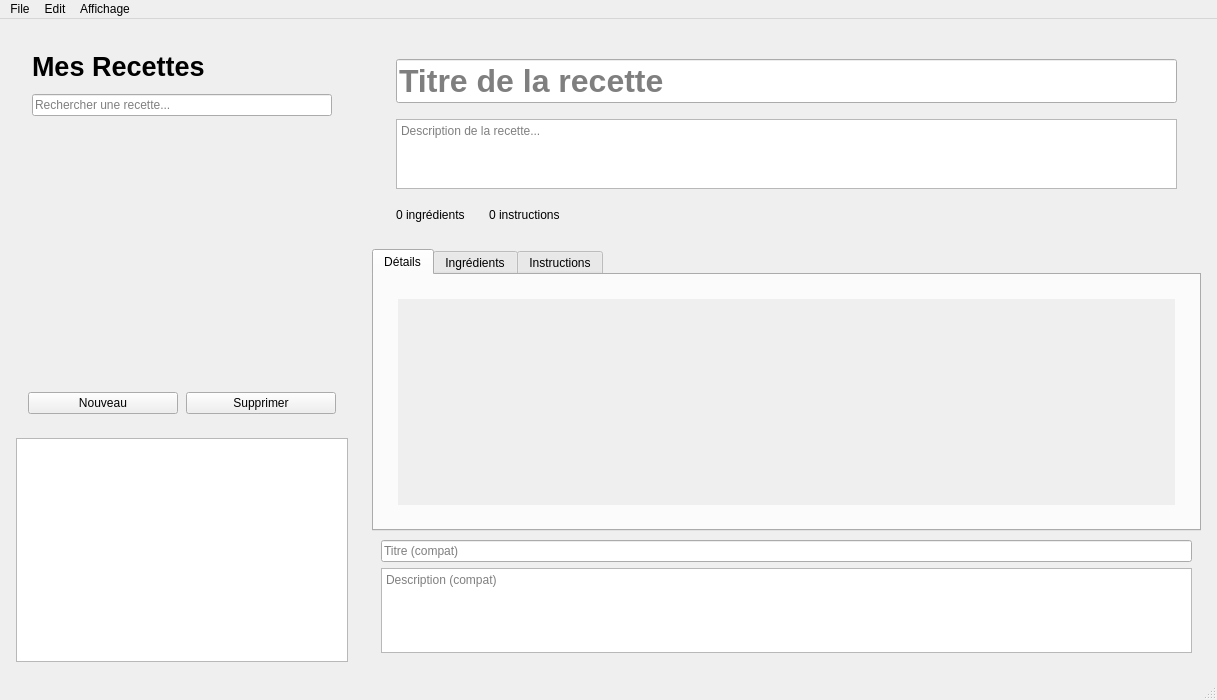
<?xml version="1.0" encoding="UTF-8"?>
<ui version="4.0">
 <class>MainWindow</class>
 <widget class="QMainWindow" name="MainWindow">
  <property name="geometry">
   <rect>
    <x>0</x>
    <y>0</y>
    <width>1217</width>
    <height>700</height>
   </rect>
  </property>
  <property name="windowTitle">
   <string>Mes Recettes</string>
  </property>
  <widget class="QWidget" name="centralwidget">
   <layout class="QHBoxLayout" name="horizontalLayout" stretch="2,5">
    <property name="spacing">
     <number>24</number>
    </property>
    <property name="leftMargin">
     <number>16</number>
    </property>
    <property name="topMargin">
     <number>16</number>
    </property>
    <property name="rightMargin">
     <number>16</number>
    </property>
    <property name="bottomMargin">
     <number>16</number>
    </property>
    <item>
     <!-- Left Sidebar: Recipe List -->
     <widget class="QWidget" name="recipeListWidget">
      <property name="minimumSize">
       <size>
        <width>320</width>
        <height>0</height>
       </size>
      </property>
      <layout class="QVBoxLayout" name="verticalLayout_2">
       <property name="spacing">
        <number>12</number>
       </property>
       <property name="leftMargin">
        <number>0</number>
       </property>
       <property name="topMargin">
        <number>0</number>
       </property>
       <property name="rightMargin">
        <number>0</number>
       </property>
       <property name="bottomMargin">
        <number>0</number>
       </property>
       <item>
        <layout class="QVBoxLayout" name="headerLayout">
         <property name="spacing">
          <number>12</number>
         </property>
         <property name="leftMargin">
          <number>16</number>
         </property>
         <property name="topMargin">
          <number>16</number>
         </property>
         <property name="rightMargin">
          <number>16</number>
         </property>
         <property name="bottomMargin">
          <number>16</number>
         </property>
         <item>
          <widget class="QLabel" name="sidebarTitle">
           <property name="font">
            <font>
             <pointsize>20</pointsize>
             <bold>true</bold>
            </font>
           </property>
           <property name="text">
            <string>Mes Recettes</string>
           </property>
          </widget>
         </item>
         <item>
          <widget class="QLineEdit" name="searchLineEdit">
           <property name="placeholderText">
            <string>Rechercher une recette...</string>
           </property>
          </widget>
         </item>
        </layout>
       </item>
       <item>
        <widget class="QScrollArea" name="recipeScrollArea">
         <property name="frameShape">
          <enum>QFrame::Shape::NoFrame</enum>
         </property>
         <property name="widgetResizable">
          <bool>true</bool>
         </property>
         <widget class="QWidget" name="recipeListContainer">
          <property name="geometry">
           <rect>
            <x>0</x>
            <y>0</y>
            <width>308</width>
            <height>550</height>
           </rect>
          </property>
          <layout class="QVBoxLayout" name="recipeListLayout">
           <property name="spacing">
            <number>8</number>
           </property>
           <property name="leftMargin">
            <number>12</number>
           </property>
           <property name="topMargin">
            <number>8</number>
           </property>
           <property name="rightMargin">
            <number>12</number>
           </property>
           <property name="bottomMargin">
            <number>8</number>
           </property>
           <item>
            <spacer name="verticalSpacer">
             <property name="orientation">
              <enum>Qt::Orientation::Vertical</enum>
             </property>
             <property name="sizeHint" stdset="0">
              <size>
               <width>20</width>
               <height>40</height>
              </size>
             </property>
            </spacer>
           </item>
          </layout>
         </widget>
        </widget>
       </item>
       <item>
        <layout class="QHBoxLayout" name="footerLayout">
         <property name="spacing">
          <number>8</number>
         </property>
         <property name="leftMargin">
          <number>12</number>
         </property>
         <property name="topMargin">
          <number>12</number>
         </property>
         <property name="rightMargin">
          <number>12</number>
         </property>
         <property name="bottomMargin">
          <number>12</number>
         </property>
         <item>
          <widget class="QPushButton" name="btnAddRecipe">
           <property name="text">
            <string>Nouveau</string>
           </property>
          </widget>
         </item>
         <item>
          <widget class="QPushButton" name="btnDeleteRecipe">
           <property name="text">
            <string>Supprimer</string>
           </property>
          </widget>
         </item>
        </layout>
       </item>
       <item>
        <!-- AJOUT: TableView pour compatibilité avec le code existant -->
        <widget class="QTableView" name="tableViewRecettes">
         <property name="visible">
          <bool>false</bool>
         </property>
        </widget>
       </item>
      </layout>
     </widget>
    </item>
    <item>
     <!-- Right Side: Recipe Details -->
     <widget class="QWidget" name="detailWidget">
      <layout class="QVBoxLayout" name="detailLayout">
       <property name="spacing">
        <number>0</number>
       </property>
       <property name="leftMargin">
        <number>0</number>
       </property>
       <property name="topMargin">
        <number>0</number>
       </property>
       <property name="rightMargin">
        <number>0</number>
       </property>
       <property name="bottomMargin">
        <number>0</number>
       </property>
       <item>
        <!-- Header with title and description -->
        <layout class="QVBoxLayout" name="detailHeaderLayout">
         <property name="spacing">
          <number>16</number>
         </property>
         <property name="leftMargin">
          <number>24</number>
         </property>
         <property name="topMargin">
          <number>24</number>
         </property>
         <property name="rightMargin">
          <number>24</number>
         </property>
         <property name="bottomMargin">
          <number>24</number>
         </property>
         <item>
          <widget class="QLineEdit" name="recipeTitleEdit">
           <property name="font">
            <font>
             <pointsize>24</pointsize>
             <bold>true</bold>
            </font>
           </property>
           <property name="placeholderText">
            <string>Titre de la recette</string>
           </property>
          </widget>
         </item>
         <item>
          <widget class="QTextEdit" name="recipeDescriptionEdit">
           <property name="maximumSize">
            <size>
             <width>16777215</width>
             <height>100</height>
            </size>
           </property>
           <property name="placeholderText">
            <string>Description de la recette...</string>
           </property>
          </widget>
         </item>
         <item>
          <widget class="QWidget" name="recipeStatsWidget" native="true">
           <layout class="QHBoxLayout" name="statsLayout">
            <property name="spacing">
             <number>24</number>
            </property>
            <property name="leftMargin">
             <number>0</number>
            </property>
            <property name="topMargin">
             <number>0</number>
            </property>
            <property name="rightMargin">
             <number>0</number>
            </property>
            <property name="bottomMargin">
             <number>0</number>
            </property>
            <item>
             <widget class="QLabel" name="timeLabel">
              <property name="text">
               <string>0 ingrédients</string>
              </property>
             </widget>
            </item>
            <item>
             <widget class="QLabel" name="servingsLabel">
              <property name="text">
               <string>0 instructions</string>
              </property>
             </widget>
            </item>
            <item>
             <spacer name="horizontalSpacer">
              <property name="orientation">
               <enum>Qt::Orientation::Horizontal</enum>
              </property>
              <property name="sizeHint" stdset="0">
               <size>
                <width>40</width>
                <height>20</height>
               </size>
              </property>
             </spacer>
            </item>
           </layout>
          </widget>
         </item>
        </layout>
       </item>
       <item>
        <!-- Tabs -->
        <widget class="QTabWidget" name="recipeTabs">
         <property name="currentIndex">
          <number>0</number>
         </property>
         <widget class="QWidget" name="detailsTab">
          <attribute name="title">
           <string>Détails</string>
          </attribute>
          <layout class="QVBoxLayout" name="detailsTabLayout">
           <property name="spacing">
            <number>0</number>
           </property>
           <property name="leftMargin">
            <number>24</number>
           </property>
           <property name="topMargin">
            <number>24</number>
           </property>
           <property name="rightMargin">
            <number>24</number>
           </property>
           <property name="bottomMargin">
            <number>24</number>
           </property>
           <item>
            <widget class="QScrollArea" name="detailsScrollArea">
             <property name="frameShape">
              <enum>QFrame::Shape::NoFrame</enum>
             </property>
             <property name="widgetResizable">
              <bool>true</bool>
             </property>
             <widget class="QWidget" name="detailsContent">
              <property name="geometry">
               <rect>
                <x>0</x>
                <y>0</y>
                <width>775</width>
                <height>459</height>
               </rect>
              </property>
              <layout class="QVBoxLayout" name="detailsContentLayout">
               <property name="spacing">
                <number>24</number>
               </property>
               <item>
                <spacer name="verticalSpacer_2">
                 <property name="orientation">
                  <enum>Qt::Orientation::Vertical</enum>
                 </property>
                 <property name="sizeHint" stdset="0">
                  <size>
                   <width>20</width>
                   <height>40</height>
                  </size>
                 </property>
                </spacer>
               </item>
              </layout>
             </widget>
            </widget>
           </item>
          </layout>
         </widget>
         <widget class="QWidget" name="ingredientsTab">
          <attribute name="title">
           <string>Ingrédients</string>
          </attribute>
          <layout class="QVBoxLayout" name="ingredientsTabLayout">
           <property name="spacing">
            <number>0</number>
           </property>
           <property name="leftMargin">
            <number>24</number>
           </property>
           <property name="topMargin">
            <number>24</number>
           </property>
           <property name="rightMargin">
            <number>24</number>
           </property>
           <property name="bottomMargin">
            <number>24</number>
           </property>
           <item>
            <widget class="QScrollArea" name="ingredientsScrollArea">
             <property name="frameShape">
              <enum>QFrame::Shape::NoFrame</enum>
             </property>
             <property name="widgetResizable">
              <bool>true</bool>
             </property>
             <widget class="QWidget" name="ingredientsContent">
              <property name="geometry">
               <rect>
                <x>0</x>
                <y>0</y>
                <width>775</width>
                <height>430</height>
               </rect>
              </property>
              <layout class="QVBoxLayout" name="ingredientsContentLayout">
               <property name="spacing">
                <number>8</number>
               </property>
               <item>
                <spacer name="verticalSpacer_3">
                 <property name="orientation">
                  <enum>Qt::Orientation::Vertical</enum>
                 </property>
                 <property name="sizeHint" stdset="0">
                  <size>
                   <width>20</width>
                   <height>40</height>
                  </size>
                 </property>
                </spacer>
               </item>
              </layout>
             </widget>
            </widget>
           </item>
           <item>
            <widget class="QPushButton" name="btnAddIngredient">
             <property name="text">
              <string>Ajouter un ingrédient</string>
             </property>
            </widget>
           </item>
           <!-- AJOUT: Widgets pour compatibilité -->
           <item>
            <widget class="QWidget" name="tab1" native="true">
             <property name="visible">
              <bool>false</bool>
             </property>
             <layout class="QVBoxLayout" name="verticalLayout_6">
              <item>
               <widget class="QTableView" name="ingredientTable">
                <property name="visible">
                 <bool>false</bool>
                </property>
               </widget>
              </item>
             </layout>
            </widget>
           </item>
          </layout>
         </widget>
         <widget class="QWidget" name="instructionsTab">
          <attribute name="title">
           <string>Instructions</string>
          </attribute>
          <layout class="QVBoxLayout" name="instructionsTabLayout">
           <property name="spacing">
            <number>0</number>
           </property>
           <property name="leftMargin">
            <number>24</number>
           </property>
           <property name="topMargin">
            <number>24</number>
           </property>
           <property name="rightMargin">
            <number>24</number>
           </property>
           <property name="bottomMargin">
            <number>24</number>
           </property>
           <item>
            <widget class="QScrollArea" name="instructionsScrollArea">
             <property name="frameShape">
              <enum>QFrame::Shape::NoFrame</enum>
             </property>
             <property name="widgetResizable">
              <bool>true</bool>
             </property>
             <widget class="QWidget" name="instructionsContent">
              <property name="geometry">
               <rect>
                <x>0</x>
                <y>0</y>
                <width>775</width>
                <height>430</height>
               </rect>
              </property>
              <layout class="QVBoxLayout" name="instructionsContentLayout">
               <property name="spacing">
                <number>12</number>
               </property>
               <item>
                <spacer name="verticalSpacer_4">
                 <property name="orientation">
                  <enum>Qt::Orientation::Vertical</enum>
                 </property>
                 <property name="sizeHint" stdset="0">
                  <size>
                   <width>20</width>
                   <height>40</height>
                  </size>
                 </property>
                </spacer>
               </item>
              </layout>
             </widget>
            </widget>
           </item>
           <item>
            <widget class="QPushButton" name="btnAddInstruction">
             <property name="text">
              <string>Ajouter une instruction</string>
             </property>
            </widget>
           </item>
           <!-- AJOUT: Widgets pour compatibilité -->
           <item>
            <widget class="QWidget" name="tab2" native="true">
             <property name="visible">
              <bool>false</bool>
             </property>
             <layout class="QVBoxLayout" name="verticalLayout_7">
              <item>
               <widget class="QListWidget" name="instructionList">
                <property name="visible">
                 <bool>false</bool>
                </property>
               </widget>
              </item>
              <item>
               <widget class="QWidget" name="navigation" native="true">
                <property name="visible">
                 <bool>false</bool>
                </property>
               </widget>
              </item>
              <item>
               <widget class="QWidget" name="widget" native="true">
                <property name="visible">
                 <bool>false</bool>
                </property>
               </widget>
              </item>
             </layout>
            </widget>
           </item>
          </layout>
         </widget>
        </widget>
       </item>
       <!-- AJOUT: Widgets cachés pour compatibilité avec onRecetteSelectionChanged -->
       <item>
        <widget class="QWidget" name="hiddenCompatibilityWidget" native="true">
         <property name="visible">
          <bool>false</bool>
         </property>
         <layout class="QVBoxLayout" name="verticalLayout_8">
          <item>
           <widget class="QLineEdit" name="titleLineEdit">
            <property name="placeholderText">
             <string>Titre (compat)</string>
            </property>
           </widget>
          </item>
          <item>
           <widget class="QTextEdit" name="descriptionTextEdit">
            <property name="placeholderText">
             <string>Description (compat)</string>
            </property>
           </widget>
          </item>
         </layout>
        </widget>
       </item>
      </layout>
     </widget>
    </item>
   </layout>
  </widget>
  <widget class="QStatusBar" name="statusbar"/>
  <widget class="QMenuBar" name="menuBar">
   <property name="geometry">
    <rect>
     <x>0</x>
     <y>0</y>
     <width>1217</width>
     <height>25</height>
    </rect>
   </property>
   <widget class="QMenu" name="menuFile">
    <property name="title">
     <string>File</string>
    </property>
    <addaction name="actionNouveau"/>
    <addaction name="actionOuvrir"/>
    <addaction name="actionSauvegarder"/>
    <addaction name="actionExporter"/>
    <addaction name="separator"/>
    <addaction name="actionQuitter"/>
   </widget>
   <widget class="QMenu" name="menuEdit">
    <property name="title">
     <string>Edit</string>
    </property>
    <addaction name="actionEdit"/>
    <addaction name="actionDelete"/>
    <addaction name="actionRecherche"/>
   </widget>
   <widget class="QMenu" name="menuAffiche">
    <property name="title">
     <string>Affichage</string>
    </property>
    <addaction name="actionSideBar"/>
    <addaction name="actionRenitialiser"/>
   </widget>
   <addaction name="menuFile"/>
   <addaction name="menuEdit"/>
   <addaction name="menuAffiche"/>
  </widget>
  <action name="actionNouveau">
   <property name="text">
    <string>Nouveau</string>
   </property>
  </action>
  <action name="actionOuvrir">
   <property name="text">
    <string>Ouvrir</string>
   </property>
  </action>
  <action name="actionSauvegarder">
   <property name="text">
    <string>Sauvegarder</string>
   </property>
  </action>
  <action name="actionExporter">
   <property name="text">
    <string>Exporter</string>
   </property>
  </action>
  <action name="actionQuitter">
   <property name="text">
    <string>Quitter</string>
   </property>
  </action>
  <action name="actionEdit">
   <property name="text">
    <string>Modifier</string>
   </property>
  </action>
  <action name="actionDelete">
   <property name="text">
    <string>Supprimer</string>
   </property>
  </action>
  <action name="actionRecherche">
   <property name="text">
    <string>Rechercher</string>
   </property>
  </action>
  <action name="actionSideBar">
   <property name="text">
    <string>Barre latérale</string>
   </property>
  </action>
  <action name="actionRenitialiser">
   <property name="text">
    <string>Réinitialiser</string>
   </property>
  </action>
 </widget>
 <resources/>
 <connections/>
</ui>
